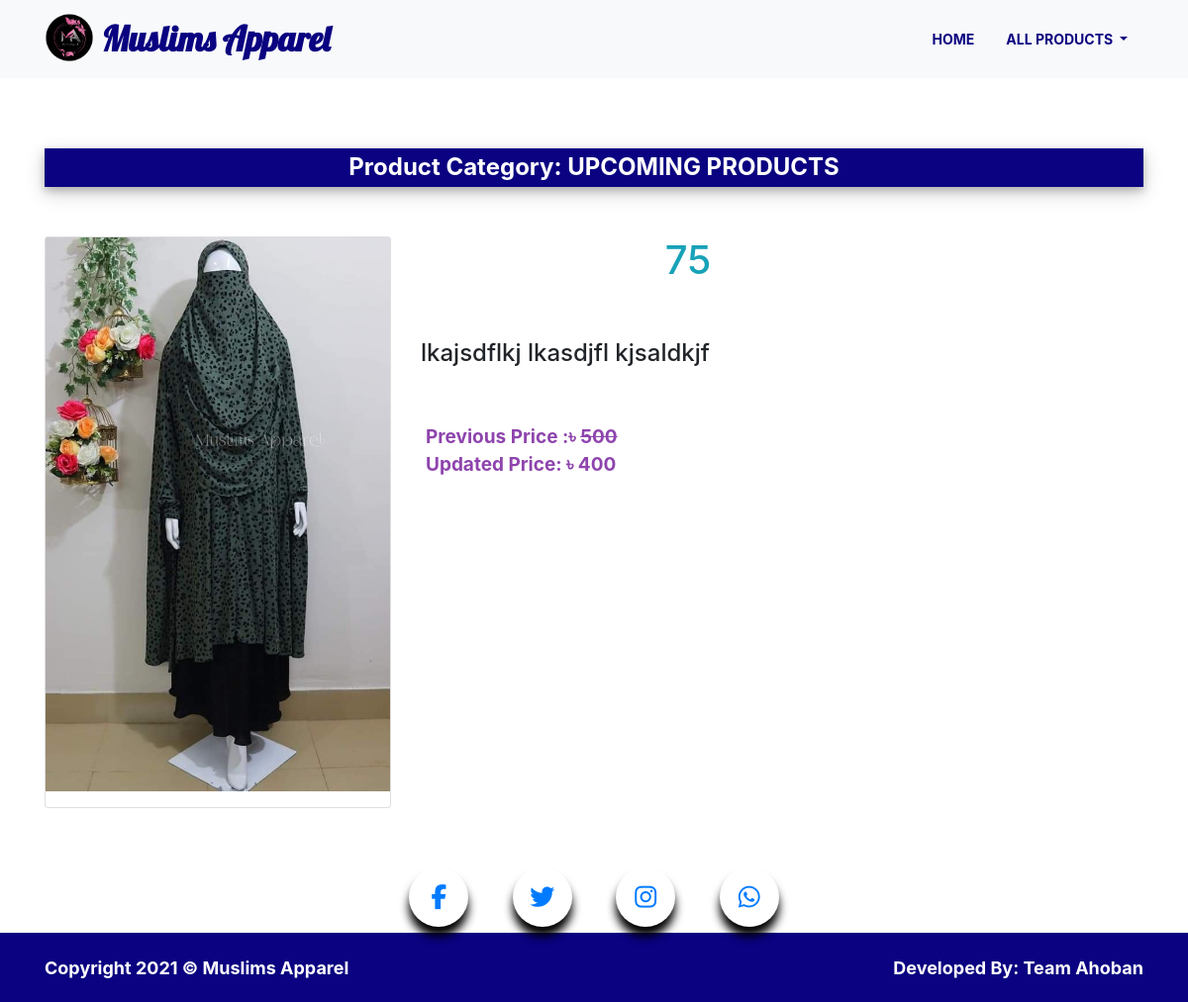
Screenshot of /single-product/4 with the database file from the repository.
### product_app/models.py (models this page shows, shortened)
class Product(models.Model):
    CATEGORY = (
        ('UPCOMING PRODUCTS', 'UPCOMING PRODUCTS'),
        ('ORGANIC FOOD', 'ORGANIC FOOD'),
        ('MOST DEMANDABLE PRODUCTS', 'MOST DEMANDABLE PRODUCTS'),
        ('KHILMAR', 'KHILMAR'),
        ('JILBAB', 'JILBAB'),
        ('ABAYA/BORKA', 'ABAYA/BORKA'),
        ('LINEN', 'LINEN'),
        ('COTTON', 'COTTON'),
        ('CAPE', 'CAPE'),
        ('NIQAB', 'NIQAB'),
        ('HAND GLOVES & SOCKS', 'HAND GLOVES & SOCKS'),
        ('SUNNAH ITEM', 'SUNNAH ITEM'),
    )
    name = models.CharField(max_length=20)
    description = models.CharField(max_length=200)
    pro_img = models.ImageField(upload_to='product_images', help_text=mark_safe('<h2 style="color: #008CBA;">Images size must be height: 1200px and width: 1486px format.</h2>'))  # size must be ato ato pixel)
    price = models.CharField(max_length=10)
    updated_price = models.CharField(max_length=10, blank=True, null=True)
    category = models.CharField(max_length=200, choices=CATEGORY, default=CATEGORY[0])

### product_app/views.py (the view)
# urls.py: path('single-product/<int:product_id>', views.SinglepProductView.as_view(), name='single_product'),
class SinglepProductView(TemplateView):
    template_name = 'product-single.html'
    def get_context_data(self, product_id, **kwargs):
        context = super().get_context_data(**kwargs)
        context['product'] = Product.objects.filter(id=product_id).first()
        return context

### templates/product-single.html (shortened to what this page needs)
{% extends 'main2.html' %}
{% load static %}
{% block content %}
    <section class="collection all-product">
        <div class="container">
            <h4 class="section-header text-center product-header">Product Category:  {{ product.category }}</h4>
            <div class="row">
                <div class="single-card  col-md-4 col-sm-6 col-6">
                    <div class="card">
                        <img src="{{ product.pro_img.url }}" class="img-fluid mb-3" alt="">
                    </div>
                </div>
                <div class="col-6">
                    <h1 class="text-info text-center">{{ product.name }}</h1>
                    <br><br>
                    <h4 class="text-left">{{ product.description }}</h4>
                    <br><br>
                    {% if product.updated_price %}
                        <p><small>
                            <span>Previous Price :৳
                            <del>{{ product.price }}</del></span>
                            <br>
                            <span>Updated Price:  ৳ {{ product.updated_price }}</span>
                        </small></p>
                    {% else %}
                        <p><small>
                            <span>Price: ৳ {{ product.price }}</span>
                        </small></p>
                    {% endif %}
                </div>
            </div>
        </div>
    </section>
{% endblock %}

### static/css/style.css (style rules this page uses)
.section-header { color: #fff; background-color: #0a0280; font-weight: 700; padding-top: 5px; padding-bottom: 5px; margin-bottom: 20px; box-shadow: 0 4px 8px 0 rgba(0, 0, 0, 0.2), 0 6px 20px 0 rgba(0, 0, 0, 0.19); }
.collection span { color: #8e44ad; font-size: 19px; font-weight: 700; padding-left: 5px; }
.single-card { margin-bottom: 10px; }
.single-card { position: relative; }

### static/css/product.css (style rules this page uses)
.all-product { margin-top: 150px; margin-bottom: 50px; }
.product-header { margin-bottom: 50px; }

### rows the page displays
Product: category "UPCOMING PRODUCTS", pro_img (picture), name "75", description "lkajsdflkj lkasdjfl kjsaldkjf", price "500", updated_price "400"
